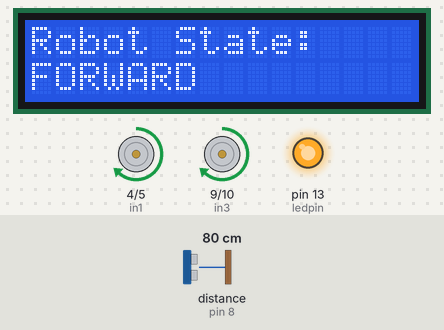
Bench run of a sketch on a simulated Arduino Uno, built with avr-gcc and run on an emulated ATmega328P. On the bench: 16×2 character LCD, motor-driver pin pairs drawn as motors (green arrow = first pin HIGH = forward, orange = second pin HIGH = backward, longer = more drive, scaled by the enable pin), output pins drawn as LEDs (lit = HIGH). Wiring (inferred from the names in the program): ultrasonic range finder: trigger pin 7; echo pin 8. The inputs (shaded band) are chosen by the test bench; at power-on: distance to the obstacle (sensor on pin 8) 80 cm. The echo pulse lasts 58.3 µs per cm; pins used as bus, display or sensor lines are not drawn; what the sketch prints to the serial monitor is not drawn.

Above: at 1.2 s.
1.3 s: distance to the obstacle (sensor on pin 8) set to 2 cm
At 2.5 s:
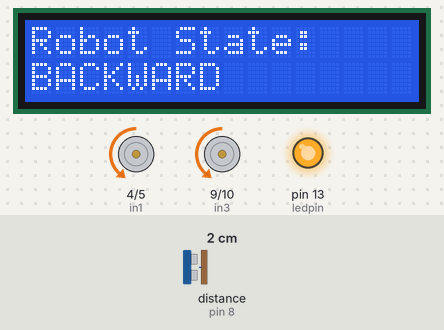
2.8 s: distance to the obstacle (sensor on pin 8) set to 35 cm
At 3.2 s:
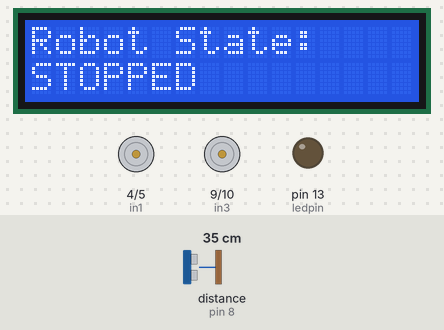
4.3 s: distance to the obstacle (sensor on pin 8) set to 120 cm
At 4.7 s:
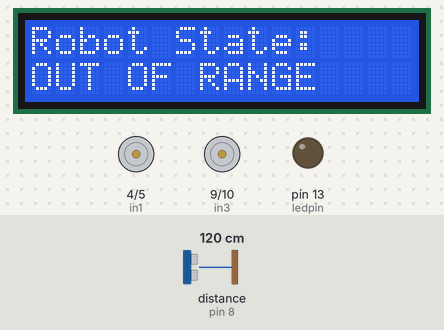
5.8 s: distance to the obstacle (sensor on pin 8) set to 102 cm
8.8 s: distance to the obstacle (sensor on pin 8) set to 96 cm
At 10.0 s:
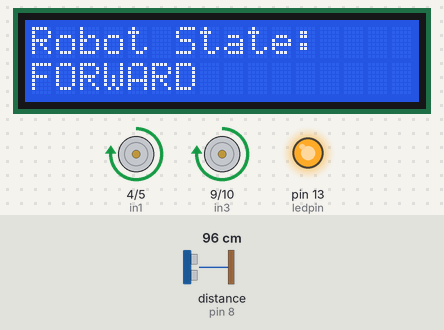
10.3 s: distance to the obstacle (sensor on pin 8) set to 9 cm
At 11.7 s:
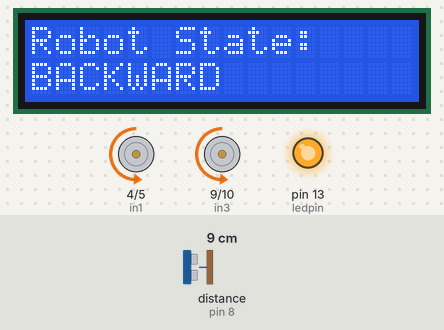
Timing chart, 0 to 12.8 s (numbered marks = the images above; inputs shaded):
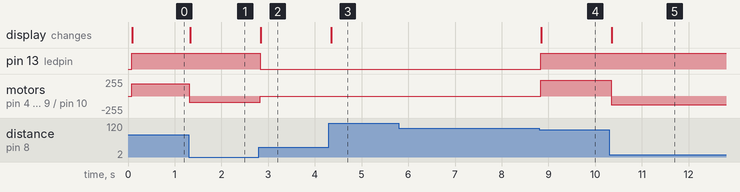

The sketch:

Robot_Behavo_v2_copy_20261013232825.ino.ino
```cpp
// ---------------------------------------------------------------- //
// Arduino Origami Bot
// Created by Team Lightning
// Using Arduino IDE 1.8.19
// Tested Oct. 4
// ---------------------------------------------------------------- //

#include <LiquidCrystal_I2C.h> // liquid crystal library

LiquidCrystal_I2C lcd(0x27, 16, 2); // specifices how to refrence the LCD and it's characteristics


// define varibales

char array1[] = "Robot State:    ";
char array2[] = "STOPPED         ";
char array3[] = "BACKWARD        ";
char array4[] = "FORWARD         ";
char array5[] = "OUT OF RANGE    ";

int echoPin = 8; // attach pin D8 to pin Echo of HC-SR04
int trigPin = 7; // attach pin D7 to pin Trig of HC-SR04
int in1 = 4; // variable names for the L298N
int in2 = 5; // variable names for the L298N
int in3 = 9; // variable names for the L298N
int in4 = 10; // variable names for the L298N

int LCDprev = 99; // helps to update the LCD state tracks previous
int LCDcurr = 100; // helps to update the LCD state tracks current

int ledpin = 13; //specify the LED pin to pin 13

long duration; // duration of sound wave travel
int distance; // distance measurement

int enA = 3; //H-Bridge ENA pin subject to change
int enB = 6; //H_Bridge ENB pin subject to change

const int MIN_PWM = 90; //Lowest motor value
const int MAX_PWM = 255; //Full speed
int speedPWM = 0;

const int Boundary = 3;//3 cm of overlap between the changes in direction and speed
int state = 4;//1=BACKWARDS , 2=STOPPED, 3=FORWARD, 4=OUT OF RANGE

int nextState(int d) {
  if (state == 1 && d <= 30 + Boundary) return 1;//Checks what state should be used based off of the boundary constant
  if (state == 2 && d > 30 - Boundary && d <= 50 + Boundary) return 2;//^
  if (state == 3 && d >50 - Boundary && d <= 100 + Boundary) return 3;//^
  if (state == 4 && d > 100 - Boundary) return 4;//^

  if (d <= 30) return 1;//If the distance i well within the boundary prevoius steps are ignored
  if (d <= 50) return 2;//^
  if (d <= 100) return 3;//^
  return 4;//^
}

void setup() {

  lcd.init(); // initializes LCD
  lcd.backlight(); // turn on backlight

  pinMode (trigPin, OUTPUT) ; // sonar digital pin mode for trig
  pinMode (echoPin, INPUT); // sonar digital pin mode for echo

  pinMode (in1, OUTPUT); // all L298N digital pins are outputs
  pinMode (in2, OUTPUT); // all L298N digital pins are outputs
  pinMode (in3, OUTPUT); // all L298N digital pins are outputs
  pinMode (in4, OUTPUT); // all L298N digital pins are outputs
  pinMode (ledpin, OUTPUT) ; // configure LCD pin as an output

  Serial.begin (9600) ; // use default of 9600 baud rate for serial communication

  lcd.setCursor(0, 0); // set cursor at top left

  lcd.print (array1); //prints the first line "Robot State:

  pinMode(enA, OUTPUT);//OUTPUTS ENA pin
  pinMode(enB, OUTPUT);//OUTPUTS ENB pin

}


void loop() {

/*
  NOTE: it is important only to update the LCD screen when a change of state has occured
  Otherwise, the program become inefficient. We only want to write to the LCD when
  there is a change in what the robot is doing. The LCDprey and LCDcurr variables
   help us to do this
*/
  LCDprev = LCDcurr;

  // Clears the trigPin condition
  digitalWrite (trigPin, LOW);//starts trig pin low
  delayMicroseconds (2); //waits for hardware to respond
  digitalWrite (trigPin, HIGH); //makes trig pin high
  delayMicroseconds (10) ; //continues high trig pin state for 10 microseconds
  digitalWrite (trigPin, LOW); //after 10 microseconds trig pin is brought low
  duration = pulseIn(echoPin, HIGH, 30000);//30ms timeout
  if (duration == 0) {
    distance = 999;//no echo when out of rage
  } else{
    distance = duration * 0.034 / 2;
  }
  // Displays the distance on the serial Monitor
  state = nextState(distance);
  Serial.print ("Distance: ");
  Serial.print (distance);
  Serial.println(" cm");

  if (state == 1) {
    LCDcurr = 1;

    digitalWrite(in1, LOW);
    digitalWrite(in2, HIGH);
    digitalWrite(in3, LOW);
    digitalWrite(in4, HIGH);
    digitalWrite(ledpin, HIGH);

    speedPWM = map(constrain(distance, 0, 30), 0, 30, MIN_PWM, MAX_PWM);//Changes the speed based on distance
    analogWrite(enA, speedPWM);//Outputs analog ENA speed
    analogWrite(enB, speedPWM);//Outputs analog ENB speed

    if (LCDprev != LCDcurr) {
      lcd.setCursor(0, 1);
      lcd.print(array3);
      delay(10);
    }

  } else if (state == 2) {
    LCDcurr = 2;

    digitalWrite(in1, LOW);
    digitalWrite(in2, LOW);
    digitalWrite(in3, LOW);
    digitalWrite(in4, LOW);
    digitalWrite(ledpin, LOW);

        speedPWM = map(constrain(distance, 30, 50), 30, 50, MIN_PWM, MAX_PWM);//Changes speed between 15 and 30cm
    analogWrite(enA, speedPWM);//Output speed based on speedPWM
    analogWrite(enB, speedPWM);//Output speed based on speedPWM

    if (LCDprev != LCDcurr) {
      lcd.setCursor(0, 1);
      lcd.print(array2);
      delay(10);
    }

  } else if (state == 3) {
    LCDcurr = 3;

    digitalWrite(in1, HIGH);
    digitalWrite(in2, LOW);
    digitalWrite(in3, HIGH);
    digitalWrite(in4, LOW);
    digitalWrite(ledpin, HIGH);

    speedPWM = map(constrain(distance, 50, 100), 50, 100, MIN_PWM, MAX_PWM);//Changes speed depending on whether the root is between 30 and 80 cm
    analogWrite(enA, speedPWM);//Outputs speed based on speedPWM
    analogWrite(enB, speedPWM);//Output speed based on speedPWM

    if (LCDprev != LCDcurr) {
      lcd.setCursor(0, 1);
      lcd.print(array4);
      delay(10);
    }

  } else {
    LCDcurr = 4;

    digitalWrite(in1, LOW);
    digitalWrite(in2, LOW);
    digitalWrite(in3, LOW);
    digitalWrite(in4, LOW);
    digitalWrite(ledpin, LOW);

    speedPWM = 0;
    analogWrite(enA, 0);
    analogWrite(enB, 0);

    if (LCDprev != LCDcurr) {
      lcd.setCursor(0, 1);
      lcd.print(array5);
      delay(10);
    }

  }
    Serial.print("Speed PWM: ");
    Serial.println(speedPWM);//remove if code breaks
  delay(10);

}
```

Measured:
- the behaviour switches between 100 and 99 cm on distance to the obstacle (sensor on pin 8) (found by bisection; images 3 and 4)
- after the input at 1.3 s, motor on pin 4 (in1) / pin 5 (in2), motor on pin 9 (in3) / pin 10 (in4): forward 182/255 → backward 95/255 at once; the display: changes at once (image 1)
- after the input at 2.8 s, pin 13 (ledpin): HIGH → LOW at once; motor on pin 4 (in1) / pin 5 (in2), motor on pin 9 (in3) / pin 10 (in4): backward 95/255 → stopped at once; the display: changes at once (image 2)
- after the input at 4.3 s, the display: changes after 0.05 s (image 3)
- after the input at 5.8 s, every drawn part: stays the same
- after the input at 8.8 s, pin 13 (ledpin): LOW → HIGH at once; motor on pin 4 (in1) / pin 5 (in2), motor on pin 9 (in3) / pin 10 (in4): stopped → forward 235/255 at once; the display: changes after 0.05 s (image 4)
- after the input at 10.3 s, motor on pin 4 (in1) / pin 5 (in2), motor on pin 9 (in3) / pin 10 (in4): forward 235/255 → backward 134/255 at once; the display: changes after 0.06 s (image 5)
